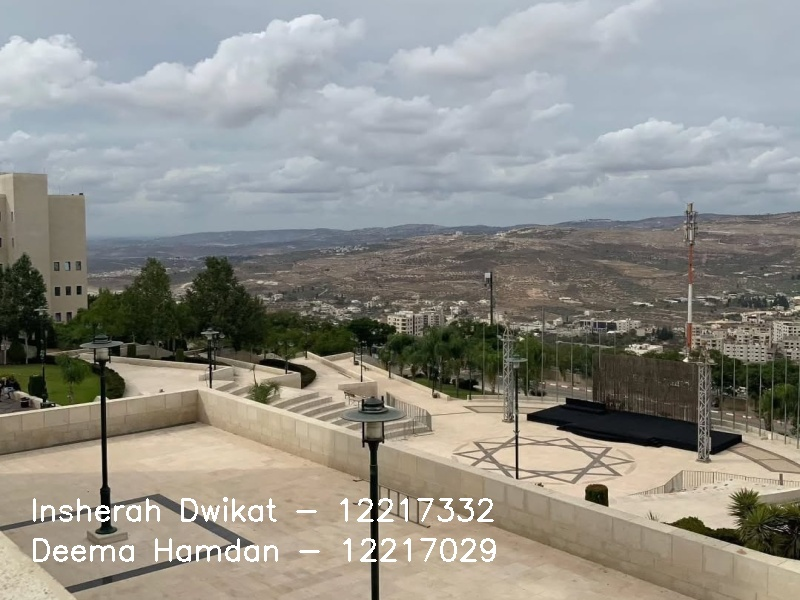
#> input picture watermarked_image.jpeg, 800 x 600 px
$ python adjust_brightness.py
#> lines starting #> are read from the running program, lines starting #| are printed output that depends on the picture; long printed decimals are rounded
import cv2
import numpy as np
from matplotlib import pyplot as plt

image = cv2.imread('watermarked_image.jpeg')
#> image is the input picture: shape (600, 800, 3); mean B, G, R 137.1, 143.7, 145


if image is None:
    raise Exception("Could not load image!")

# Convert to grayscale
gray_image = cv2.cvtColor(image, cv2.COLOR_BGR2GRAY)
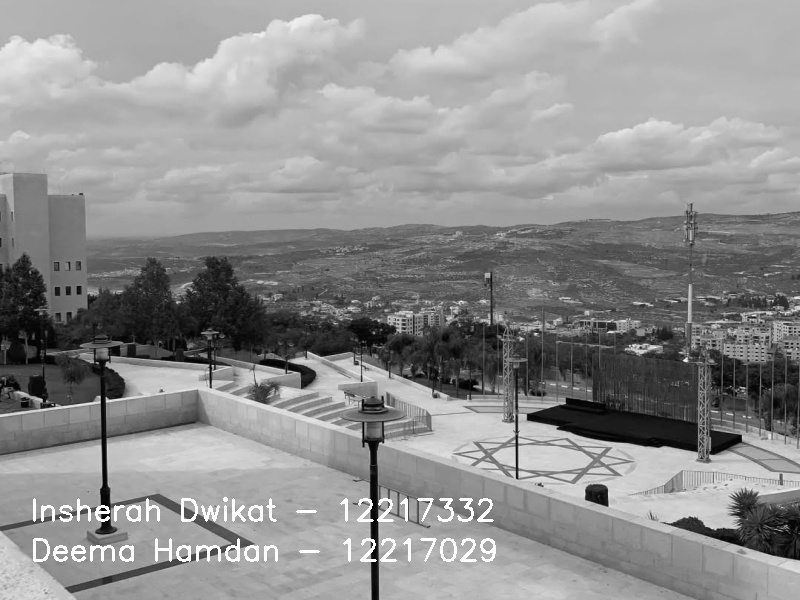
#> gray_image: shape (600, 800); min 0, max 255, mean 143.3


print("Image dimensions:", gray_image.shape)
#| Image dimensions: (600, 800)
print("Mean pixel value:", np.mean(gray_image))
#| Mean pixel value: 143.329
print("Max pixel value:", np.max(gray_image))
#| Max pixel value: 255
print("Min pixel value:", np.min(gray_image))
#| Min pixel value: 0
print("Median:", np.median(gray_image))
#| Median: 164.0
print("Standard Deviation:", np.std(gray_image))
#| Standard Deviation: 54.798


c = np.random.uniform(0.4, 2.0)
bright_image = np.clip(gray_image * c, 0, 255).astype(np.uint8)
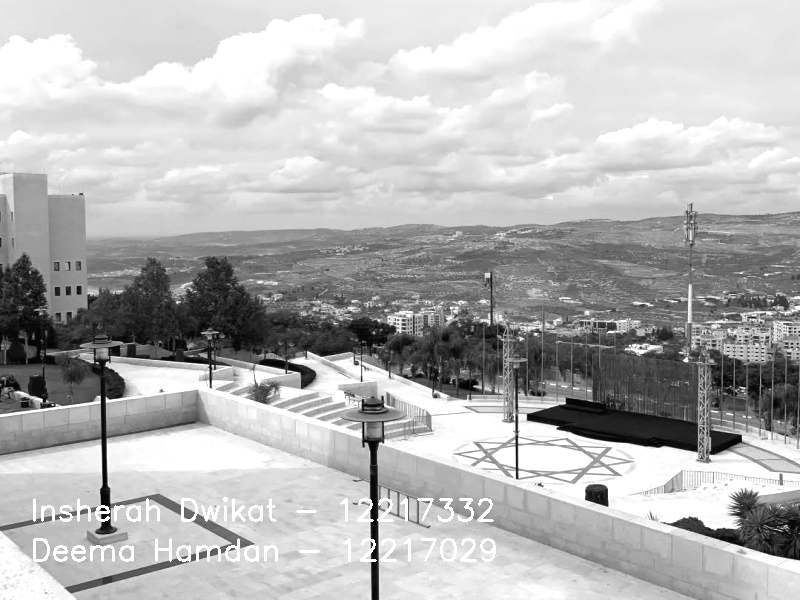
#> bright_image: shape (600, 800); min 0, max 255, mean 181.1


plt.hist(bright_image.ravel(), 256, [0,256])
plt.title("Histogram of Brightened Image")
plt.show()
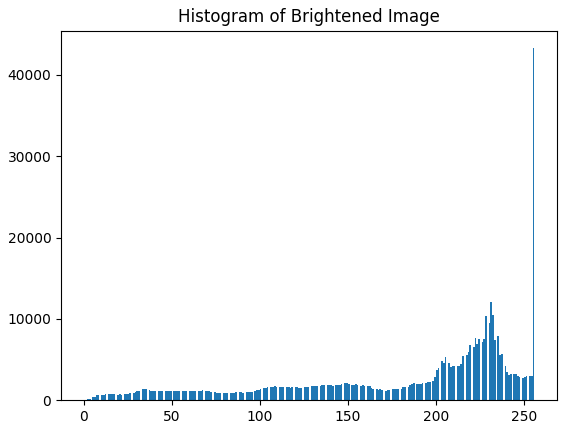
#> figure drawn by matplotlib, 1 panel; tallest bar 43283 high, from x = 255 to 256


corrected_image = cv2.equalizeHist(bright_image)
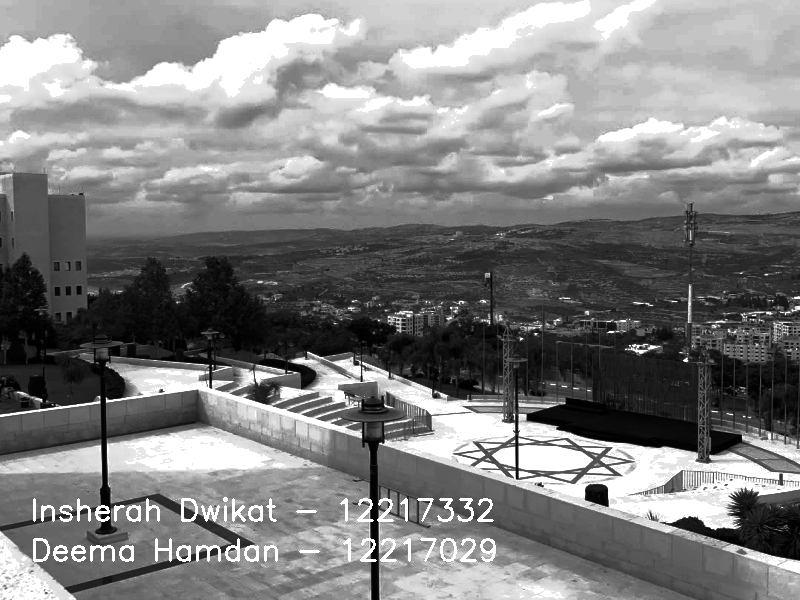
#> corrected_image: shape (600, 800); min 0, max 255, mean 129.5


fig, axs = plt.subplots(1, 2, figsize=(10, 4))
axs[0].hist(bright_image.ravel(), 256, [0,256])
axs[0].set_title("Brightened Image Histogram")
axs[1].hist(corrected_image.ravel(), 256, [0,256])
axs[1].set_title("Corrected Image Histogram")
plt.show()
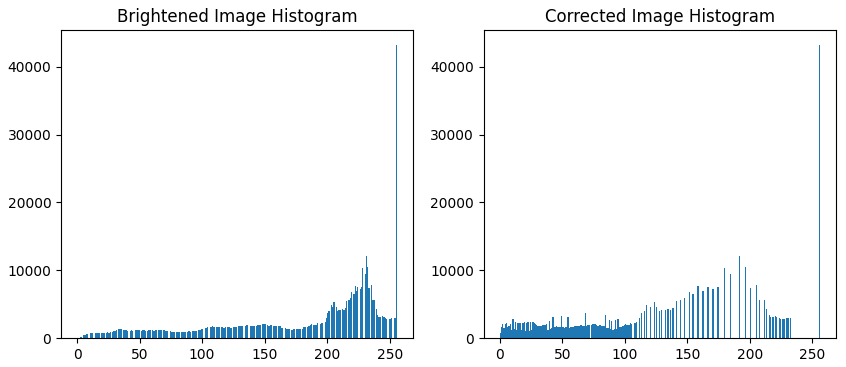
#> figure drawn by matplotlib, 2 panels; panel 1: tallest bar 43283 high, from x = 255 to 256; panel 2: tallest bar 43283 high, from x = 255 to 256


def salt_pepper_noise(img, amount=0.05):
#> called with amount = 0.05
    noisy_img = np.copy(img)
    num_salt = np.ceil(amount * img.size * 0.5)
#> num_salt = 12000
    num_pepper = np.ceil(amount * img.size * 0.5)
#> num_pepper = 12000

    # Add Salt noise (white pixels)
    coords = [np.random.randint(0, i - 1, int(num_salt)) for i in img.shape]
    noisy_img[coords[0], coords[1]] = 255

    # Add Pepper noise (black pixels)
    coords = [np.random.randint(0, i - 1, int(num_pepper)) for i in img.shape]
    noisy_img[coords[0], coords[1]] = 0
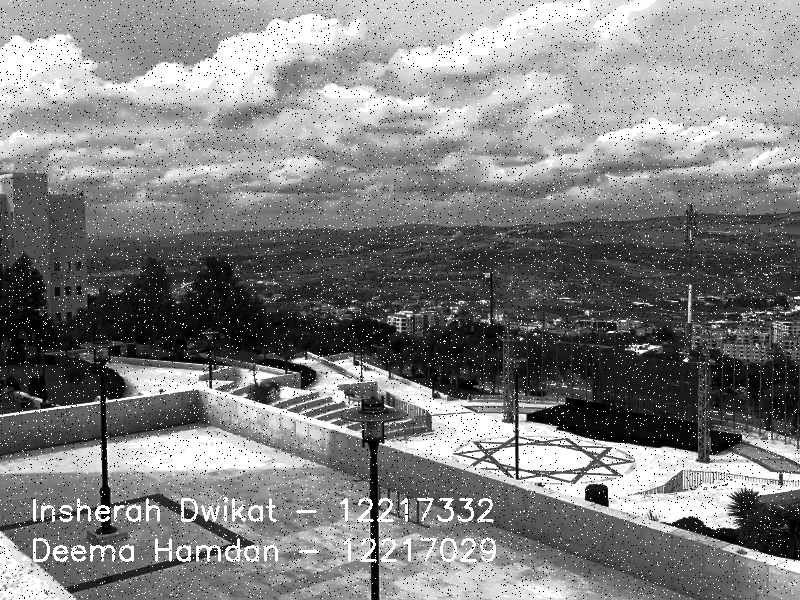
#> noisy_img: shape (600, 800); min 0, max 255, mean 129.3

    return noisy_img

noisy_image = salt_pepper_noise(corrected_image)

# Reduce noise using mean filter
mean_filtered = cv2.blur(noisy_image, (3, 3))

# Reduce noise using median filter
median_filtered = cv2.medianBlur(noisy_image, 3)

# Display comparison of filtering
fig, axs = plt.subplots(1, 3, figsize=(15, 5))
axs[0].imshow(noisy_image, cmap='gray')
axs[0].set_title('Noisy Image')
axs[0].axis('off')

axs[1].imshow(mean_filtered, cmap='gray')
axs[1].set_title('Mean Filtered')
axs[1].axis('off')

axs[2].imshow(median_filtered, cmap='gray')
axs[2].set_title('Median Filtered')
axs[2].axis('off')

plt.show()
